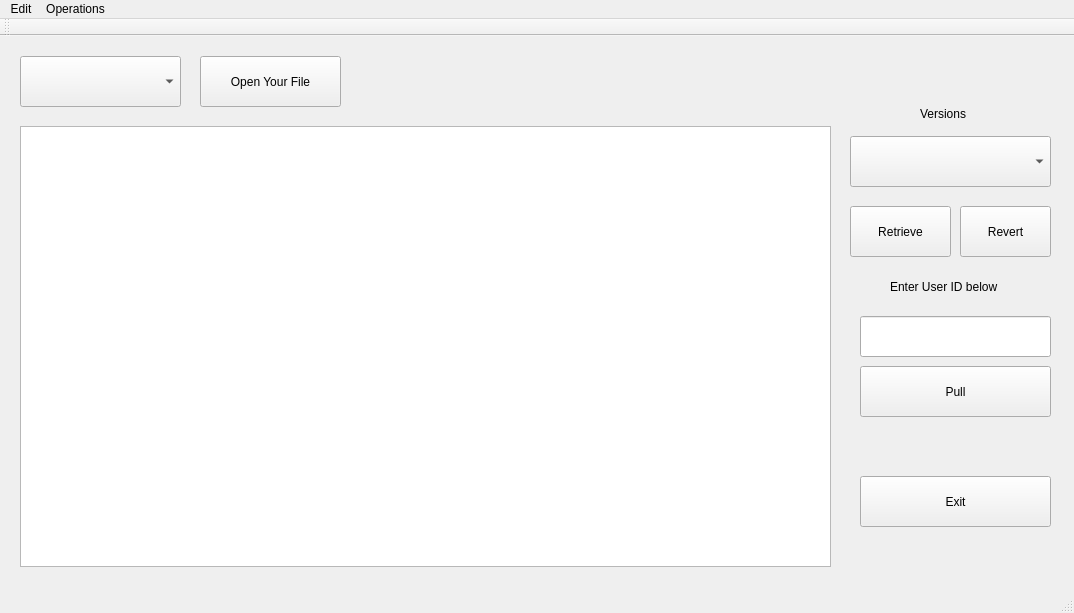
<?xml version="1.0" encoding="UTF-8"?>
<ui version="4.0">
 <class>MainWindow</class>
 <widget class="QMainWindow" name="MainWindow">
  <property name="geometry">
   <rect>
    <x>0</x>
    <y>0</y>
    <width>1074</width>
    <height>613</height>
   </rect>
  </property>
  <property name="windowTitle">
   <string>MainWindow</string>
  </property>
  <widget class="QWidget" name="centralWidget">
   <widget class="QComboBox" name="user">
    <property name="geometry">
     <rect>
      <x>20</x>
      <y>20</y>
      <width>161</width>
      <height>51</height>
     </rect>
    </property>
   </widget>
   <widget class="QPushButton" name="openfile">
    <property name="geometry">
     <rect>
      <x>200</x>
      <y>20</y>
      <width>141</width>
      <height>51</height>
     </rect>
    </property>
    <property name="text">
     <string>Open Your File</string>
    </property>
   </widget>
   <widget class="QTextEdit" name="textEdit">
    <property name="geometry">
     <rect>
      <x>20</x>
      <y>90</y>
      <width>811</width>
      <height>441</height>
     </rect>
    </property>
   </widget>
   <widget class="QComboBox" name="version">
    <property name="geometry">
     <rect>
      <x>850</x>
      <y>100</y>
      <width>201</width>
      <height>51</height>
     </rect>
    </property>
   </widget>
   <widget class="QPushButton" name="view">
    <property name="geometry">
     <rect>
      <x>850</x>
      <y>170</y>
      <width>101</width>
      <height>51</height>
     </rect>
    </property>
    <property name="text">
     <string>Retrieve</string>
    </property>
   </widget>
   <widget class="QPushButton" name="exit">
    <property name="geometry">
     <rect>
      <x>860</x>
      <y>440</y>
      <width>191</width>
      <height>51</height>
     </rect>
    </property>
    <property name="text">
     <string>Exit</string>
    </property>
   </widget>
   <widget class="QPushButton" name="revert">
    <property name="geometry">
     <rect>
      <x>960</x>
      <y>170</y>
      <width>91</width>
      <height>51</height>
     </rect>
    </property>
    <property name="text">
     <string>Revert</string>
    </property>
   </widget>
   <widget class="QLabel" name="label">
    <property name="geometry">
     <rect>
      <x>920</x>
      <y>70</y>
      <width>81</width>
      <height>16</height>
     </rect>
    </property>
    <property name="text">
     <string>Versions</string>
    </property>
   </widget>
   <widget class="QLabel" name="label_2">
    <property name="geometry">
     <rect>
      <x>350</x>
      <y>10</y>
      <width>701</width>
      <height>61</height>
     </rect>
    </property>
    <property name="styleSheet">
     <string notr="true">background: url(C:\Users\Rachita Nayak\Pictures\2019-03\ALSC6174)</string>
    </property>
    <property name="text">
     <string/>
    </property>
   </widget>
   <widget class="QLineEdit" name="lineEdit">
    <property name="geometry">
     <rect>
      <x>860</x>
      <y>280</y>
      <width>191</width>
      <height>41</height>
     </rect>
    </property>
    <property name="text">
     <string/>
    </property>
   </widget>
   <widget class="QPushButton" name="pull">
    <property name="geometry">
     <rect>
      <x>860</x>
      <y>330</y>
      <width>191</width>
      <height>51</height>
     </rect>
    </property>
    <property name="text">
     <string>Pull</string>
    </property>
   </widget>
   <widget class="QLabel" name="label_3">
    <property name="geometry">
     <rect>
      <x>890</x>
      <y>240</y>
      <width>151</width>
      <height>21</height>
     </rect>
    </property>
    <property name="text">
     <string>Enter User ID below</string>
    </property>
   </widget>
  </widget>
  <widget class="QMenuBar" name="menuBar">
   <property name="geometry">
    <rect>
     <x>0</x>
     <y>0</y>
     <width>1074</width>
     <height>26</height>
    </rect>
   </property>
   <widget class="QMenu" name="menuOperations">
    <property name="title">
     <string>Operations</string>
    </property>
    <addaction name="actionSave"/>
    <addaction name="actionCommit"/>
    <addaction name="separator"/>
    <addaction name="actionPush"/>
   </widget>
   <widget class="QMenu" name="menuEdit">
    <property name="title">
     <string>Edit</string>
    </property>
    <addaction name="actionCut"/>
    <addaction name="actionCopy"/>
    <addaction name="actionPaste"/>
    <addaction name="separator"/>
    <addaction name="actionUndo"/>
    <addaction name="actionRedo"/>
   </widget>
   <addaction name="menuEdit"/>
   <addaction name="menuOperations"/>
  </widget>
  <widget class="QToolBar" name="mainToolBar">
   <attribute name="toolBarArea">
    <enum>TopToolBarArea</enum>
   </attribute>
   <attribute name="toolBarBreak">
    <bool>false</bool>
   </attribute>
  </widget>
  <widget class="QStatusBar" name="statusBar"/>
  <action name="actionSave">
   <property name="text">
    <string>Save</string>
   </property>
  </action>
  <action name="actionCut">
   <property name="text">
    <string>Cut</string>
   </property>
  </action>
  <action name="actionCopy">
   <property name="text">
    <string>Copy</string>
   </property>
  </action>
  <action name="actionUndo">
   <property name="text">
    <string>Undo</string>
   </property>
  </action>
  <action name="actionRedo">
   <property name="text">
    <string>Redo</string>
   </property>
  </action>
  <action name="actionCommit">
   <property name="text">
    <string>Commit</string>
   </property>
  </action>
  <action name="actionPaste">
   <property name="text">
    <string>Paste</string>
   </property>
  </action>
  <action name="actionPush">
   <property name="text">
    <string>Push</string>
   </property>
  </action>
  <action name="actionPull">
   <property name="text">
    <string>Pull</string>
   </property>
  </action>
 </widget>
 <layoutdefault spacing="6" margin="11"/>
 <resources/>
 <connections>
  <connection>
   <sender>exit</sender>
   <signal>clicked()</signal>
   <receiver>MainWindow</receiver>
   <slot>close()</slot>
   <hints>
    <hint type="sourcelabel">
     <x>438</x>
     <y>428</y>
    </hint>
    <hint type="destinationlabel">
     <x>479</x>
     <y>453</y>
    </hint>
   </hints>
  </connection>
 </connections>
</ui>
